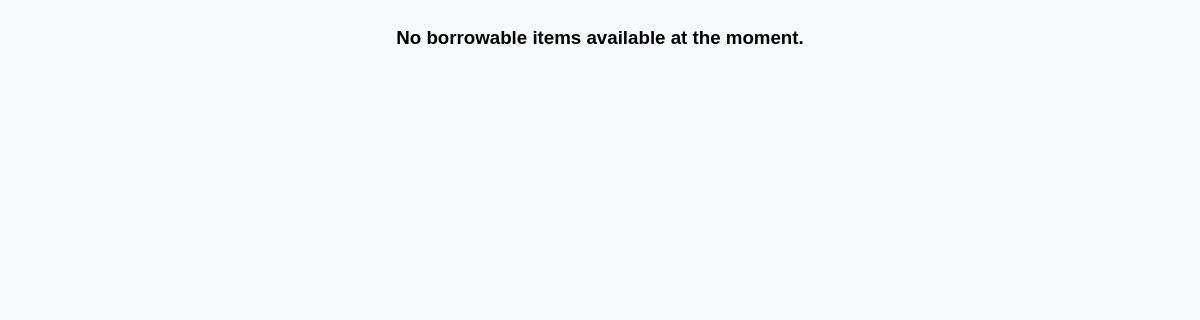
Before: /DashboardBorrower/bwerdashboardpage.php with the older database file.
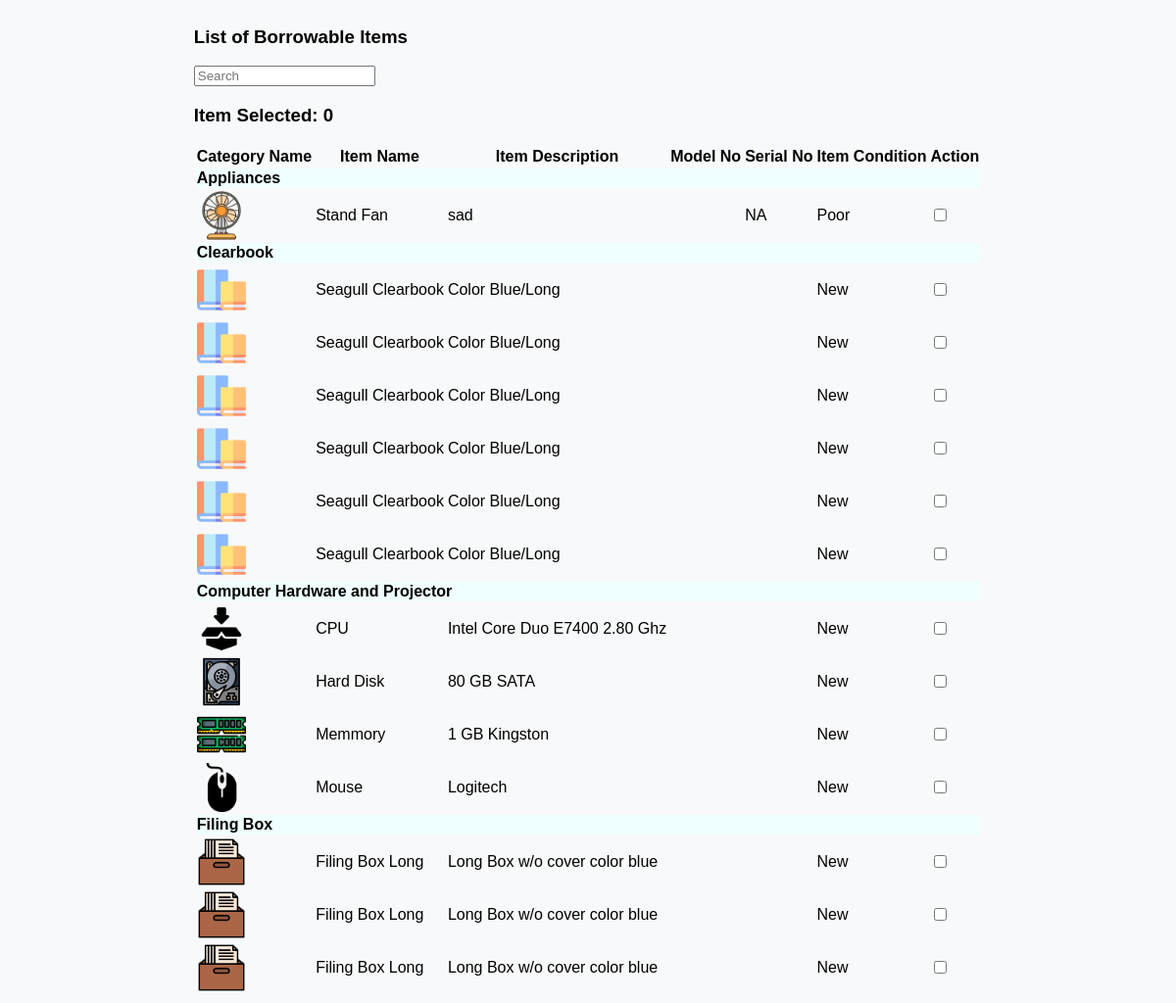
After: the same page with the newer database file.
### tables this page shows
CREATE TABLE `tblitembrand` (
  `id` int(11) NOT NULL,
  `staffid` int(11) NOT NULL,
  `staffname` varchar(50) NOT NULL,
  `itembrand` varchar(50) NOT NULL,
  `categoryname` varchar(50) NOT NULL,
  `subcategoryname` varchar(50) NOT NULL,
  `borrowable` varchar(50) NOT NULL,
  `remarks` varchar(50) NOT NULL,
  `modelno` varchar(50) NOT NULL,
  `serialno` varchar(50) NOT NULL,
  `unitcost` decimal(10,0) NOT NULL,
  `status` varchar(50) NOT NULL,
  `itemcondition` varchar(50) NOT NULL,
  `datetimeadded` datetime NOT NULL,
  `assignfor` varchar(50) DEFAULT NULL,
  `datepurchased` date NOT NULL
);

### DashboardBorrower/bwerdashboardpage.php (the view, shortened to what this page needs)
<?php
$queryitems = "SELECT * FROM tblitembrand WHERE borrowable = 'Yes' AND status = 'Available' ORDER BY categoryname, subcategoryname, itembrand";
$resultitems = mysqli_query($con, $queryitems);
mysqli_data_seek($resultitems, 0);
?>
<main class="ccs-main-container">
    <div class="container mt-1">
        <div class="row">
            <?php
            if (mysqli_num_rows($resultitems) > 0) {
                echo '
                <div class="d-flex justify-content-between mb-1">
                    <h3 class="text-start"><i class="fas fa-tachometer-alt me-2"></i>List of Borrowable Items</h3>
                    <div class="text-end">
                        <input type="text" class="form-control search-input mb-1" placeholder="Search" name="search" id="searchInput">
                    </div>
                </div>
                <div class="row">
                    <div class="col-md-6">
                        <h3 class="text-start">Item Selected: <span id="selectedItemCount">0</span></h3>
                    </div>
                    <div class="col-md-6 text-end">
                        <a href="#" id="reserveButton" class="btn btn-danger mb-1" style="display: none;">Reserve</a>
                        <a href="#" id="borrowButton" class="btn btn-success mb-1" style="display: none;">Borrow</a>
                    </div>
                </div>
                <div class="row">
                    <table class="table">
                        <thead class="table-dark">
                            <tr>
                                <th scope="col">Category Name</th>
                                <th scope="col">Item Name</th>
                                <th scope="col">Item Description</th>
                                <th scope="col">Model No</th>
                                <th scope="col">Serial No</th>
                                <th scope="col">Item Condition</th>
                                <th scope="col">Action</th>
                            </tr>
                        </thead>
                        <tbody>';
                            $currentCategory = null;
                            while ($row = mysqli_fetch_assoc($resultitems)) {
                                if ($currentCategory != $row['categoryname']) {
                                    echo "<tr class='category-row'>
                                            <td colspan='8' style='background-color: azure;'><strong>{$row['categoryname']}</strong></td>
                                        </tr>";
                                    $currentCategory = $row['categoryname'];
                                }
                                echo "<tr class='item-details-row' data-id='{$row['id']}'>";
                                $imagePath = '../DashboardCCSStaff/inventory/SubcategoryItemsimages/' . $row['subcategoryname'] . '.png';
                                if (file_exists($imagePath)) {
                                    echo "<td><img src='{$imagePath}' alt='Subcategory Image' width='50'></td>";
                                } else {
                                    echo "<td><img src='/inventory/SubcategoryItemsimages/defaultimageitem.png' alt='Default Image' width='50'></td>";
                                }
                                echo "<td>{$row['subcategoryname']}</td>";
                                echo "<td>{$row['itembrand']}</td>";
                                echo "<td class='text-center'>{$row['modelno']}</td>";
                                echo "<td class='text-center'>{$row['serialno']}</td>";
                                echo "<td class='text-center'>";
                                switch ($row['itemcondition']) {
                                    case 'New':
                                        echo "<span class='badge bg-success fa-1x' title='New: The item is brand new and has never been used.'>New</span>";
                                        break;
                                    case 'Poor':
                                        echo "<span class='badge bg-danger fa-1x' title='Poor: The item is in poor condition and may require repairs or refurbishment.'>Poor</span>";
                                        break;
                                }
                                echo "</td>";
                                echo "<td><input type='checkbox'></td>";
                                echo "</tr>";
                            }
                        echo '
                        </tbody>
                    </table>
                </div>';
            } else {
                echo '<div class="text-center">
                        <h3>No borrowable items available at the moment.</h3>
                      </div>';
            }
            ?>
        </div>
    </div>
</main>

Changed rows visible on the page:
added tblitembrand: categoryname "Appliances", subcategoryname (picture), subcategoryname "Stand Fan", itembrand "sad", serialno "NA", itemcondition "Poor"
now on this page (row edited): tblitembrand: categoryname "Clearbook", subcategoryname (picture), subcategoryname "Seagull Clearbook", itembrand "Color Blue/Long", itemcondition "New"
now on this page (row edited): tblitembrand: subcategoryname (picture), subcategoryname "Seagull Clearbook", itembrand "Color Blue/Long", itemcondition "New"
now on this page (row edited): tblitembrand: subcategoryname (picture), subcategoryname "Seagull Clearbook", itembrand "Color Blue/Long", itemcondition "New"
now on this page (row edited): tblitembrand: subcategoryname (picture), subcategoryname "Seagull Clearbook", itembrand "Color Blue/Long", itemcondition "New"
now on this page (row edited): tblitembrand: subcategoryname (picture), subcategoryname "Seagull Clearbook", itembrand "Color Blue/Long", itemcondition "New"
now on this page (row edited): tblitembrand: subcategoryname (picture), subcategoryname "Seagull Clearbook", itembrand "Color Blue/Long", itemcondition "New"
now on this page (row edited): tblitembrand: categoryname "Computer Hardware and Projector", subcategoryname "CPU", itembrand "Intel Core Duo E7400 2.80 Ghz", itemcondition "New"
now on this page (row edited): tblitembrand: subcategoryname (picture), subcategoryname "Hard Disk", itembrand "80 GB SATA", itemcondition "New"
now on this page (row edited): tblitembrand: subcategoryname (picture), subcategoryname "Memmory", itembrand "1 GB Kingston", itemcondition "New"
now on this page (row edited): tblitembrand: subcategoryname (picture), subcategoryname "Mouse", itembrand "Logitech", itemcondition "New"
now on this page (row edited): tblitembrand: categoryname "Filing Box", subcategoryname (picture), subcategoryname "Filing Box Long", itembrand "Long Box w/o cover color blue", itemcondition "New"
now on this page (row edited): tblitembrand: subcategoryname (picture), subcategoryname "Filing Box Long", itembrand "Long Box w/o cover color blue", itemcondition "New"
now on this page (row edited): tblitembrand: subcategoryname (picture), subcategoryname "Filing Box Long", itembrand "Long Box w/o cover color blue", itemcondition "New"
Other visible differences:
text no longer shown: "No borrowable items available at the moment."
text now shown: "List of Borrowable Items Item Selected: 0 Category Name Item Name Item Description Model No Serial No Item Condition Action"
